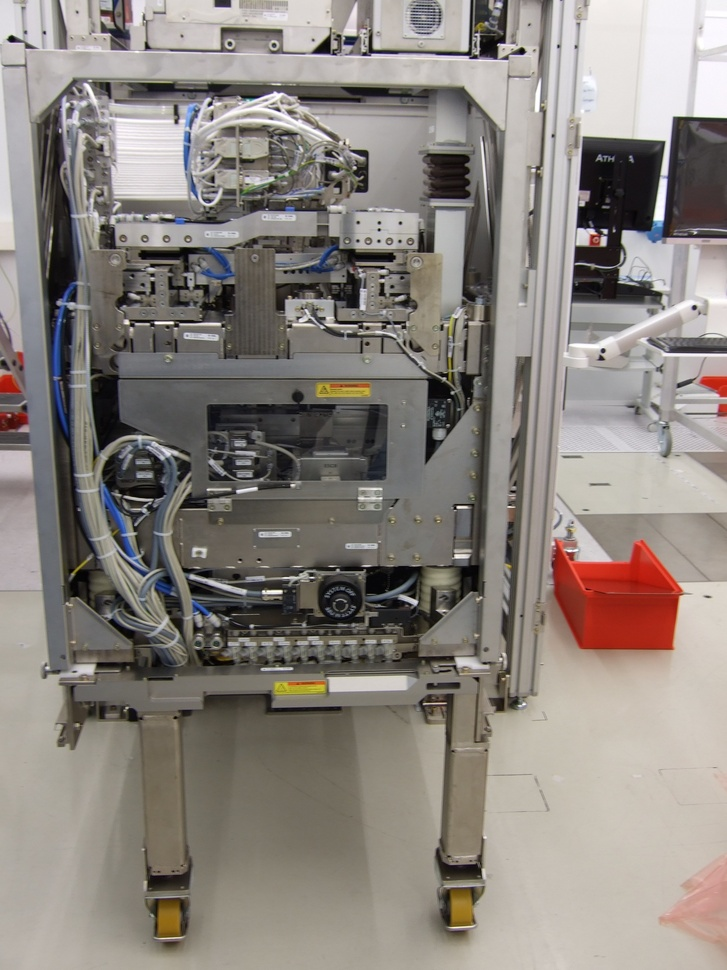
#> input picture python/yieldstar.jpg, 727 x 970 px, shrunk from 2136 x 2848 before the run
$ python brightness.py
#> lines starting #> are read from the running program, lines starting #| are printed output that depends on the picture
#!/usr/bin/env python3
""" Created on Tue Jan  1 14:49:02 2019@author: jklhj """

import cv2

img_file = input('the input iamge file name: ')
#> the answer given: python/yieldstar.jpg
#out_img = input('the output image file: ')
bright_percent = 0.7

img = cv2.imread(img_file)
#> img is the input picture: shape (970, 727, 3); mean B, G, R 127.1, 132.9, 139.6
img[..., 0] = img[..., 0]*bright_percent
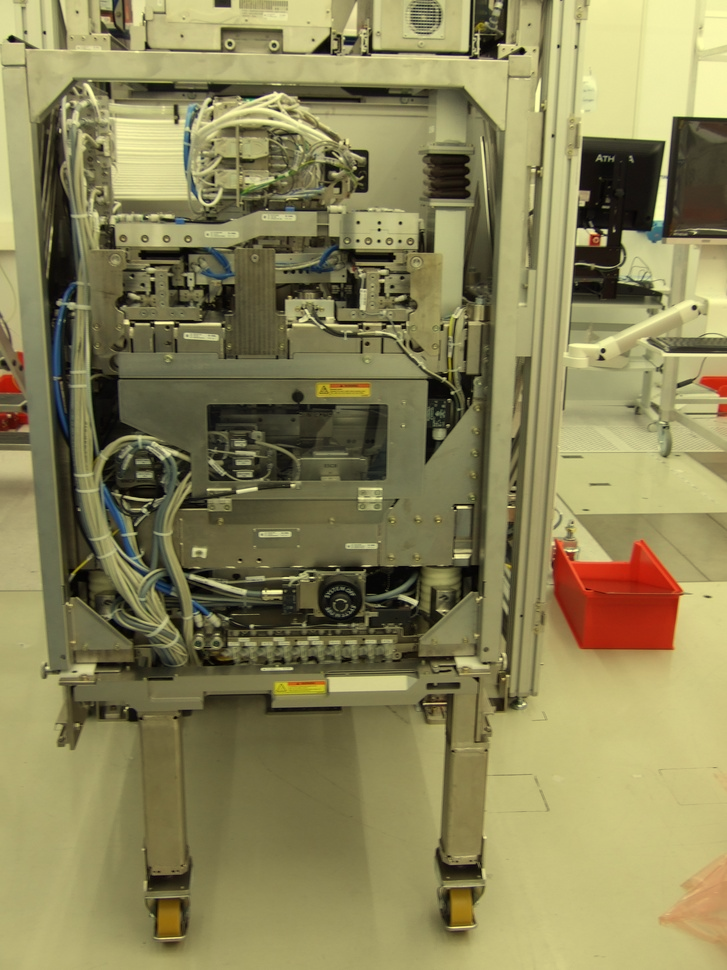
#> img: shape (970, 727, 3); mean B, G, R 88.5, 132.9, 139.6
img[..., 1] = img[..., 1]*bright_percent
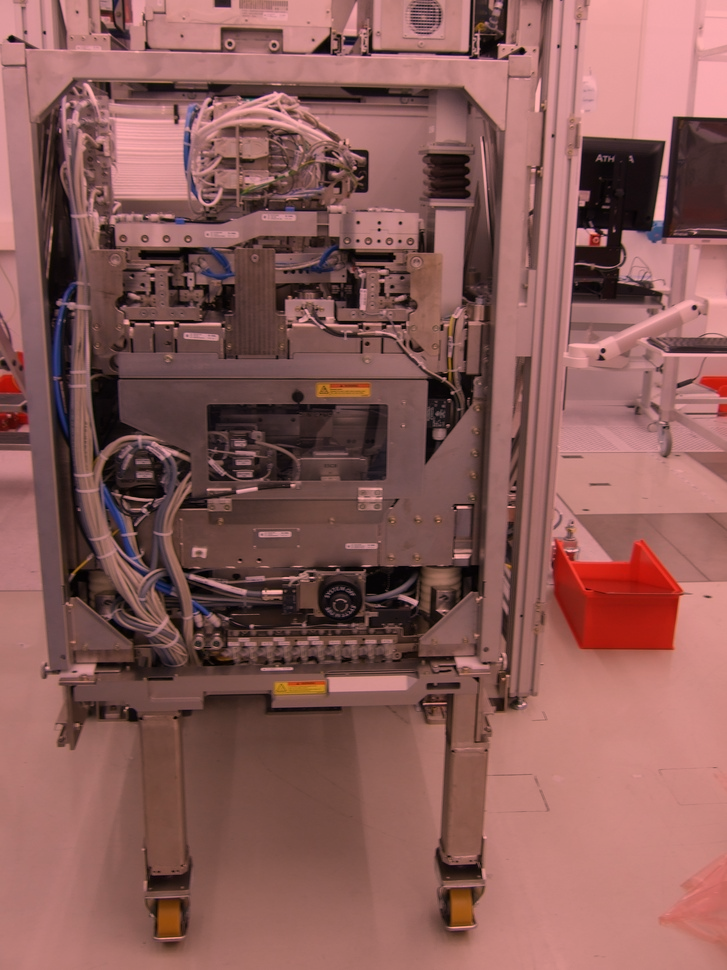
#> img: shape (970, 727, 3); mean B, G, R 88.5, 92.5, 139.6
img[..., 2] = img[..., 2]*bright_percent
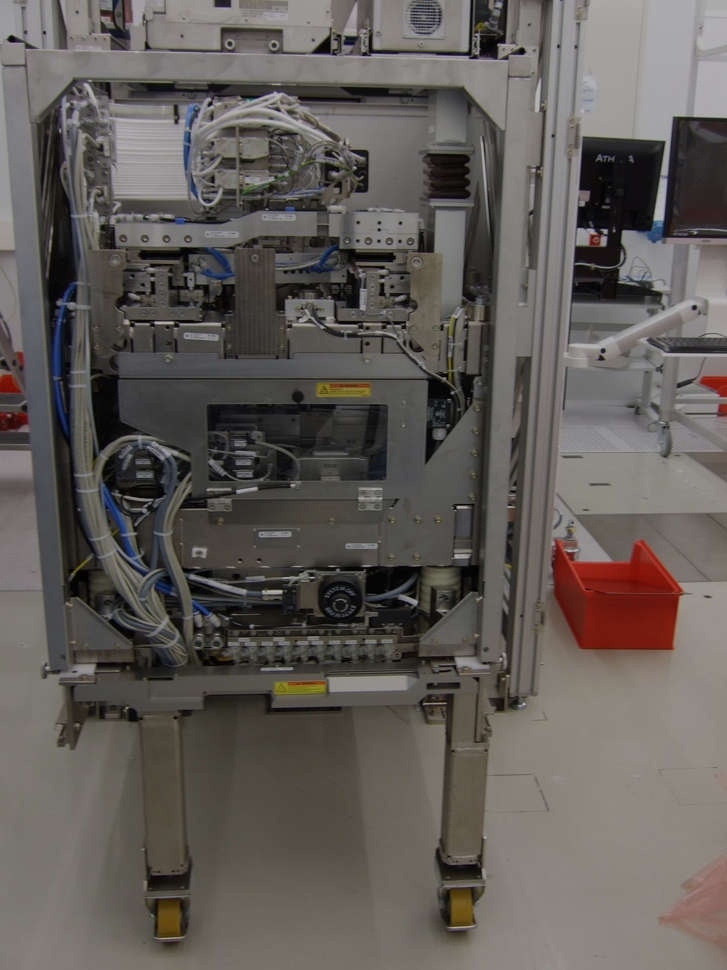
#> img: shape (970, 727, 3); mean B, G, R 88.5, 92.5, 97.3
#print(img[..., 1].shape)

#cv2.imshow('img', img)
cv2.imwrite(img_file, img)
